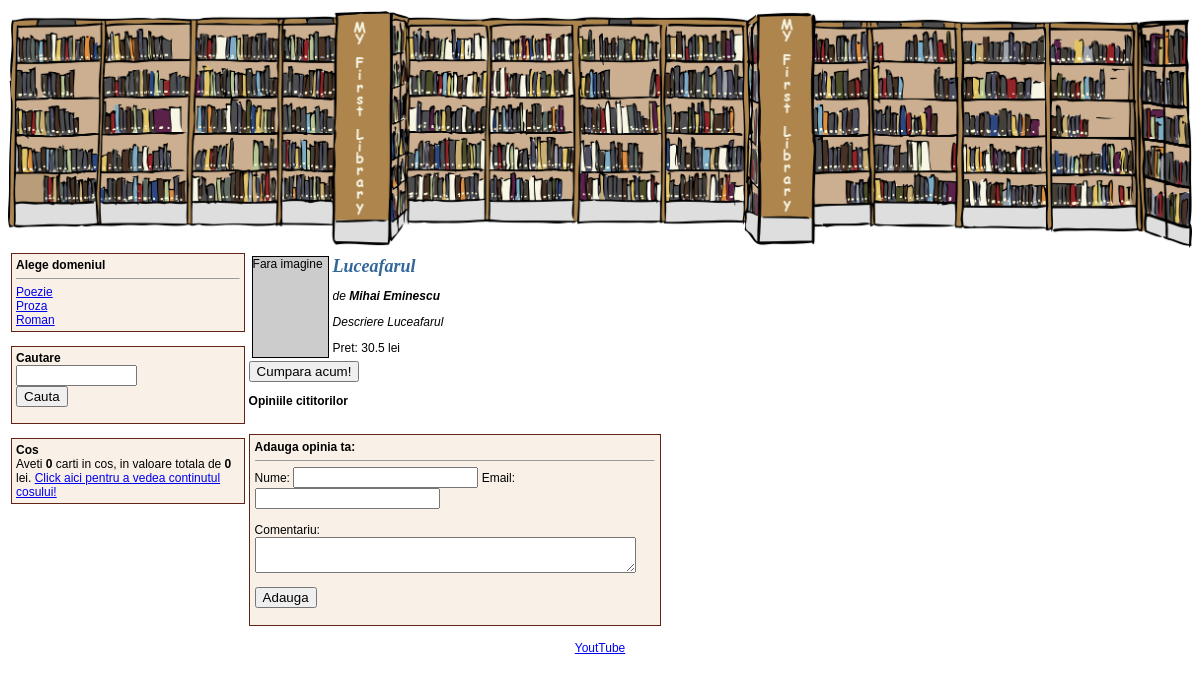
The page /carte.php?id_carte=1 on the database its author committed.
### tables this page shows
CREATE TABLE domenii (
  `id_domeniu`   INT  NOT NULL AUTO_INCREMENT PRIMARY KEY UNIQUE,
  `nume_domeniu` TEXT NOT NULL
);

CREATE TABLE carti (
  `id_carte`   INT    NOT NULL AUTO_INCREMENT PRIMARY KEY UNIQUE,
  `id_autor`   INT    NOT NULL,
  `id_domeniu` INT    NOT NULL,
  `titlu`      TEXT   NOT NULL,
  `descriere`  TEXT   NOT NULL,
  `data`       DATE   NOT NULL,
  `pret`       DOUBLE NOT NULL
);

CREATE TABLE autori (
  `id_autor`   INT  NOT NULL AUTO_INCREMENT PRIMARY KEY UNIQUE,
  `nume_autor` TEXT NOT NULL
);

### carte.php (the view, shortened to what this page needs)
<?php
    include("connect_db.php");
    include("page_top.php");
    include("menu.php");
    $id_carte = $_GET['id_carte'];
    $sql      = "SELECT * FROM carti, autori WHERE carti.id_carte = " . $id_carte . " AND carti.id_autor = autori.id_autor";
    $resursa  = mysqli_query($db, $sql);
    $row      = mysqli_fetch_array($resursa);
?>
<td valign="top">
    <table>
        <tr>
            <td valign="top">
                <?php
                    $adresaImagine = "coperte/" . $id_carte . ".jpg";
                    if (file_exists($adresaImagine))
                    {
                        print '<img src = "' . $adresaImagine . '" width="75" height="100" hspace="10"><br>';
                    }
                    else
                    {
                        print '<div style="width: 75px; height: 100px; border: 1px black solid; background-color: #cccccc">Fara imagine</div>';
                    }
                ?>
            </td>
            <td valign="top">
                <h1><?= $row['titlu'] ?></h1>
                <i>de <b><?= $row['nume_autor'] ?>
                    </b>
                </i>
                <p><i><?= $row['descriere'] ?>
                    </i>
                </p>
                <p>Pret: <?= $row['pret'] ?> lei</p>
            </td>
        </tr>
    </table>
    <form action="shopping_cart.php?actiune=adauga" method="post">
        <input type="submit" value="Cumpara acum!">
    </form>
    <p><b>Opiniile cititorilor</b></p>
    <br>
    <div style="width: 400px; border:1px solid #632415; background-color: #F9F1E7; padding: 5px;">
        <b>Adauga opinia ta:</b>
        <hr size="1">
        <form action="add_comment.php" method="POST">
            Nume: <input type="text" name="nume_utilizator">
            Email: <input type="text" name="adresa_email"><br><br>
            Comentariu: <br> <textarea name="comentariu" cols="45"></textarea><br><br>
            <input type="submit" value="Adauga" align="center">
        </form>
    </div>
</td>
<?php
    include("page_bottom.php");
?>

### menu.php (shortened to what this page needs)
<td valign="top" width="20%">
    <div style="width: 96%; background-color:#F9F1E7; padding:4px; border: solid #632415 1px">
        <b>Alege domeniul</b>
        <HR size="1">
        <?php
            $sql     = "SELECT nume_domeniu FROM domenii ORDER BY nume_domeniu ASC";
            $resursa = mysqli_query($db, $sql);
            while ($row = mysqli_fetch_array($resursa))
            {
                print '<a href="domain.php?nume_domeniu=' . $row['nume_domeniu'] . '">' . $row['nume_domeniu'] . '</a><br>';
            }
        ?>
    </div>
    <br>
    <div style="width:96%; background-color:#F9F1E7; padding:4px; border:solid #632415 1px">
        <form action="search.php" method="GET">
            <b>Cautare</b><br>
            <input type="text" name="cuvant" size="12" width="100%"><br>
            <input type="submit" value="Cauta" width="100%">
        </form>
    </div>
    <br>
    <div style="width: 96%; background-color: #F9F1E7; padding: 4px; border: solid #632415 1px">
        <b>Cos</b><br>
        <?php
            $nrCarti      = 0;
            $totalValoare = 0;
        ?>
        Aveti <b><?= $nrCarti ?></b> carti in cos, in valoare totala de <b><?= $totalValoare ?></b> lei.
        <a href="shopping_cart.php">Click aici pentru a vedea continutul cosului!</a>
    </div>
</td>

### page_top.php (style rules this page uses)
body, p, td { font-family: Verdana, Arial, sans-serif; font-size: 12px; }
h1 { font-family: Times New Roman, Times, serif; font-size: 18px; font-weight: bold; color: #336699; font-style: italic; }

### rows shown on the page
domenii: nume_domeniu "Poezie"
domenii: nume_domeniu "Proza"
domenii: nume_domeniu "Roman"
carti: titlu "Luceafarul", id_autor.nume_autor "Mihai Eminescu", descriere "Descriere Luceafarul", pret "30.5"

### other values the page prints
$nrCarti "0"
$totalValoare "0"
